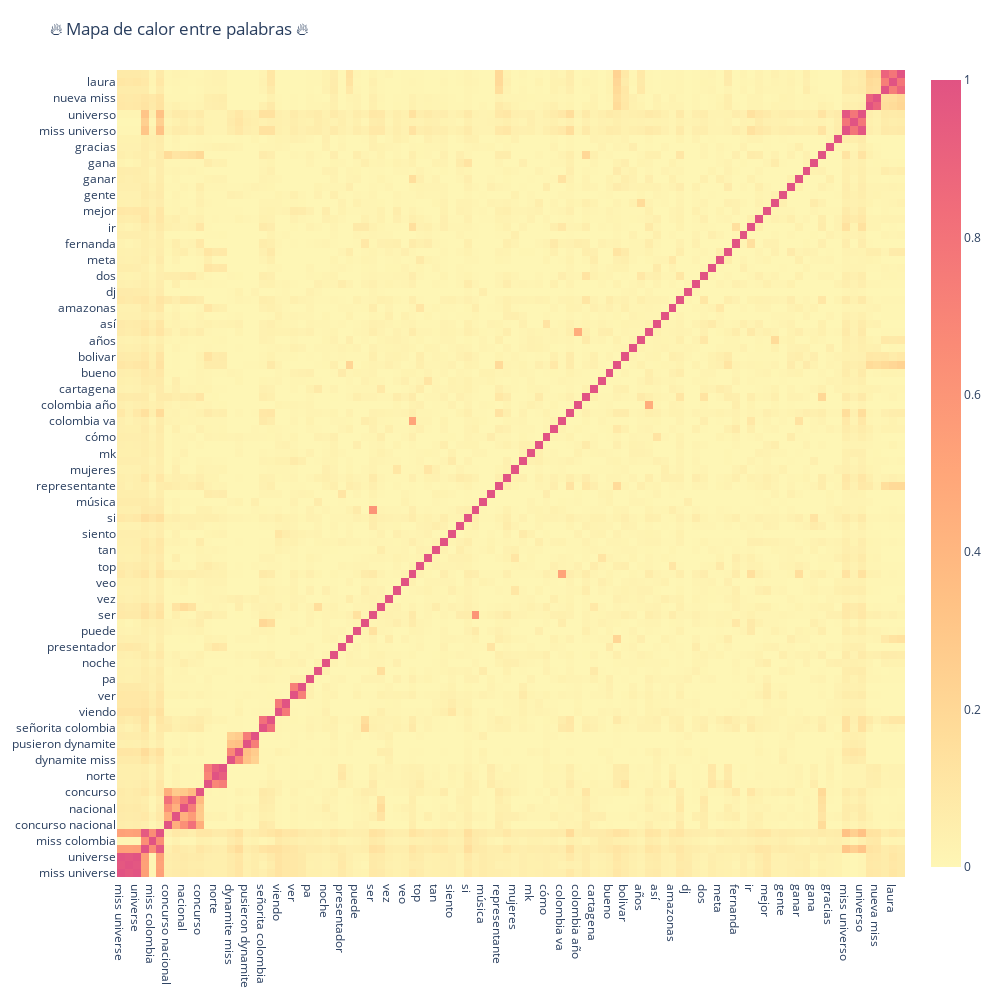

This figure's notebook cell:
### Code cell
trace = go.Heatmap(z=temp2.values.tolist(),
                   x=temp2.index.values,
                   y=temp2.columns.values,
                   colorscale='pinkyl')

layout = go.Layout(
    title='🔥 Mapa de calor entre palabras 🔥',
    width=1000,
    height=1000,
    margin= {"t": 70, "b": 120}
)

fig = go.Figure(data=[trace],layout=layout)
iplot(fig)

### Figure 1 — Plotly figure (JSON) as saved in the notebook; plotly's stock layout.template omitted (floating-point values rounded to 4 significant figures; data arrays with more than 128 entries replaced by an {"elided": "..."} marker saying what was removed)
{"data": [{"colorscale": [[0, "rgb(254, 246, 181)"], [0.1667, "rgb(255, 221, 154)"], [0.3333, "rgb(255, 194, 133)"], [0.5, "rgb(255, 166, 121)"], [0.6667, "rgb(250, 138, 118)"], [0.8333, "rgb(241, 109, 122)"], [1, "rgb(225, 83, 131)"]], "type": "heatmap", "x": ["miss universe", "universe colombia", "universe", "colombia", "miss colombia", "miss", "concurso nacional", "belleza", "nacional", "nacional belleza", "concurso", "santander", "norte", "norte santander", "dynamite miss", "dynamite", "pusieron dynamite", "pusieron", "señorita colombia", "señorita", "viendo", "viendo miss", "ver", "ver miss", "pa", "parece", "noche", "país", "presentador", "primera", "puede", "actual", "ser", "reinado", "vez", "verdad", "veo", "va", "top", "todas", "tan", "solo", "siento", "siempre", "si", "ser miss", "música", "sebastián", "representante", "reina", "mujeres", "voy", "mk", "decir", "cómo", "corona", "colombia va", "colombia miss", "colombia año", "cnb", "cartagena", "candidatas", "bueno", "bolívar", "bolivar", "bien", "años", "año", "así", "aquí", "amazonas", "ahora", "dj", "mujer", "dos", "finalistas", "meta", "virreina", "fernanda", "jurado", "ir", "hoy", "mejor", "hace", "gente", "ganó", "ganar", "ganadora", "gana", "franquicia", "gracias", "mas", "miss universo", "universo colombia", "universo", "nueva", "nueva miss", "laura olascuaga", "laura", "olascuaga"], "y": ["miss universe", "universe colombia", "universe", "colombia", "miss colombia", "miss", "concurso nacional", "belleza", "nacional", "nacional belleza", "concurso", "santander", "norte", "norte santander", "dynamite miss", "dynamite", "pusieron dynamite", "pusieron", "señorita colombia", "señorita", "viendo", "viendo miss", "ver", "ver miss", "pa", "parece", "noche", "país", "presentador", "primera", "puede", "actual", "ser", "reinado", "vez", "verdad", "veo", "va", "top", "todas", "tan", "solo", "siento", "siempre", "si", "ser miss", "música", "sebastián", "representante", "reina", "mujeres", "voy", "mk", "decir", "cómo", "corona", "colombia va", "colombia miss", "colombia año", "cnb", "cartagena", "candidatas", "bueno", "bolívar", "bolivar", "bien", "años", "año", "así", "aquí", "amazonas", "ahora", "dj", "mujer", "dos", "finalistas", "meta", "virreina", "fernanda", "jurado", "ir", "hoy", "mejor", "hace", "gente", "ganó", "ganar", "ganadora", "gana", "franquicia", "gracias", "mas", "miss universo", "universo colombia", "universo", "nueva", "nueva miss", "laura olascuaga", "laura", "olascuaga"], "z": {"elided": "100x100 float values"}}], "layout": {"height": 1000, "margin": {"b": 120, "t": 70}, "title": {"text": "🔥 Mapa de calor entre palabras 🔥"}, "width": 1000}}
